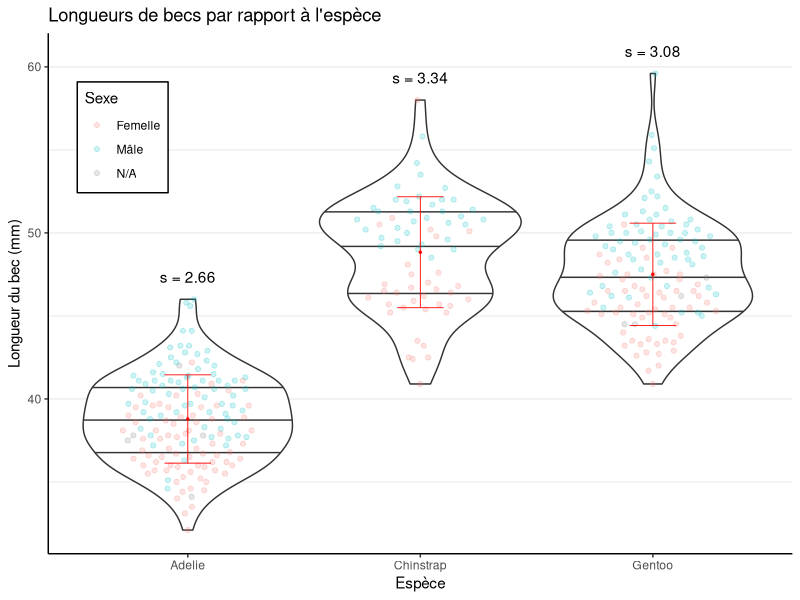
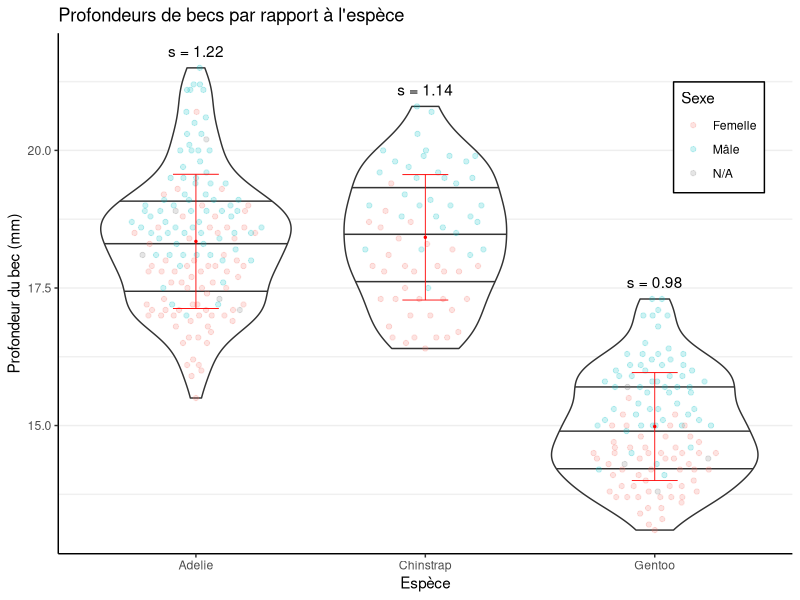
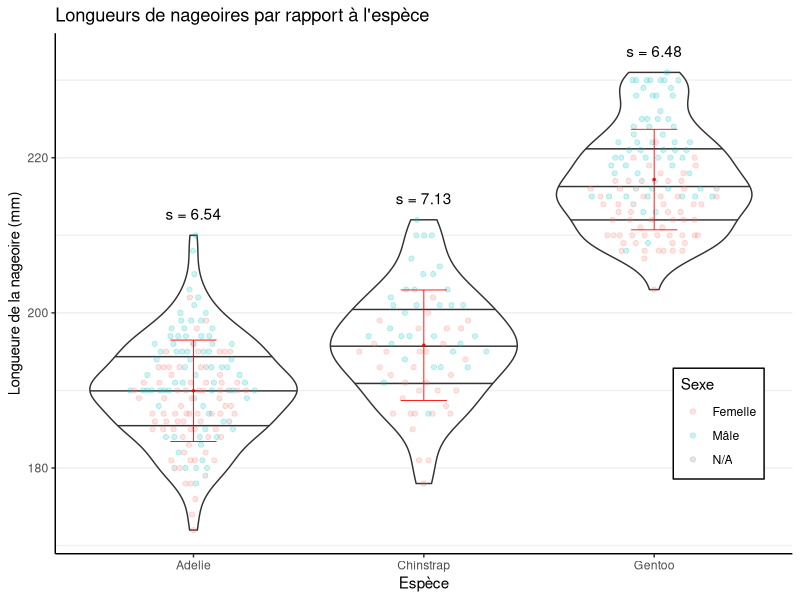
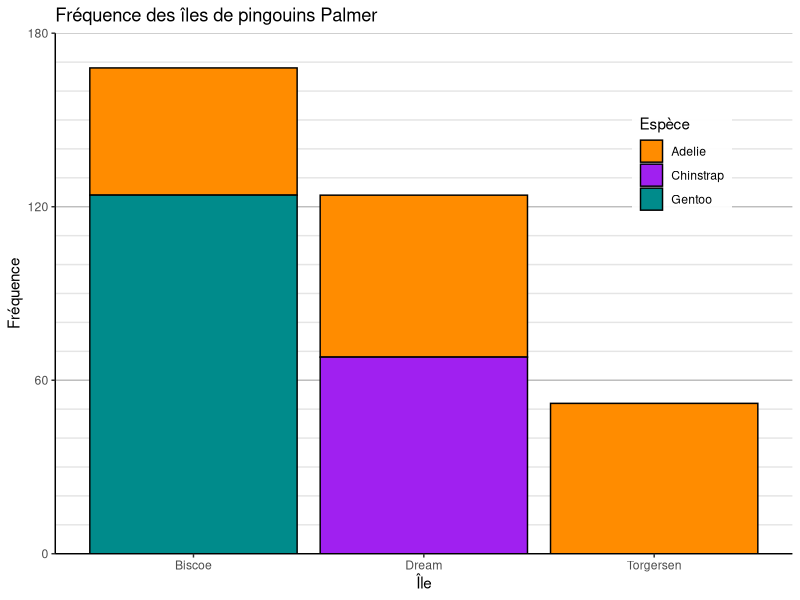
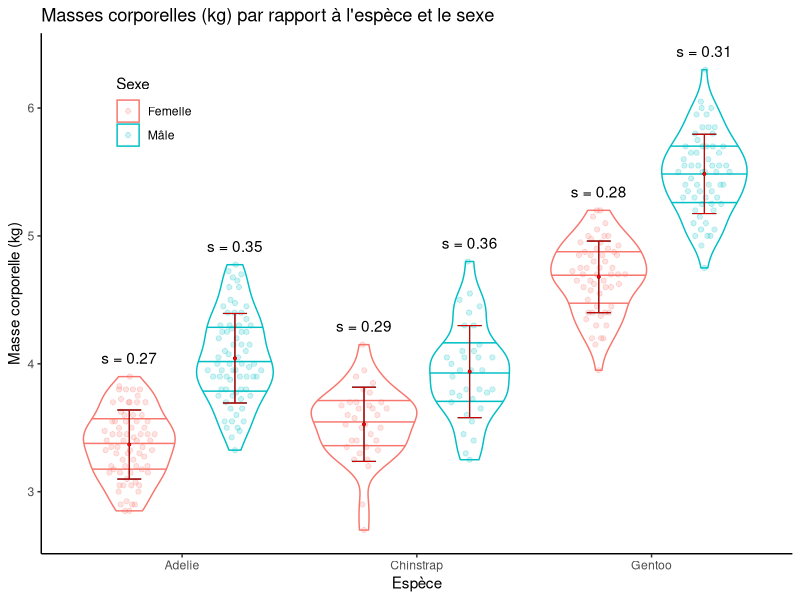
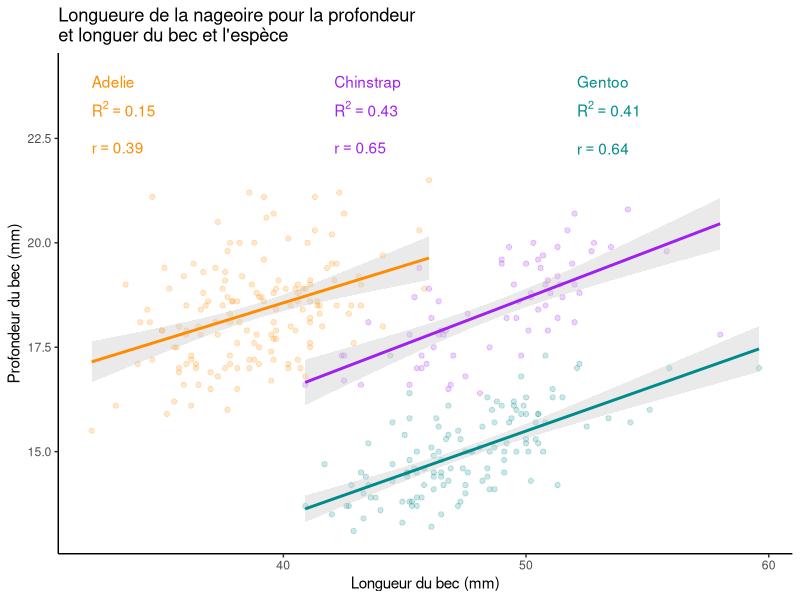
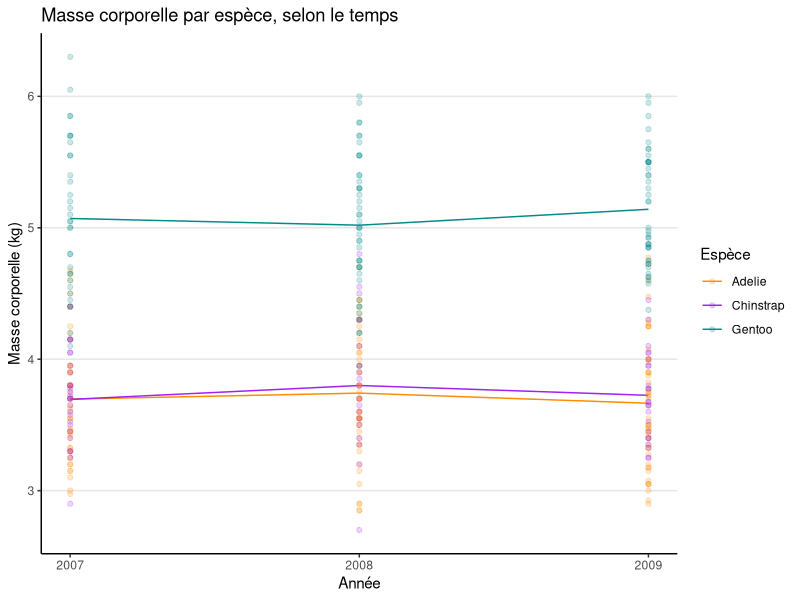
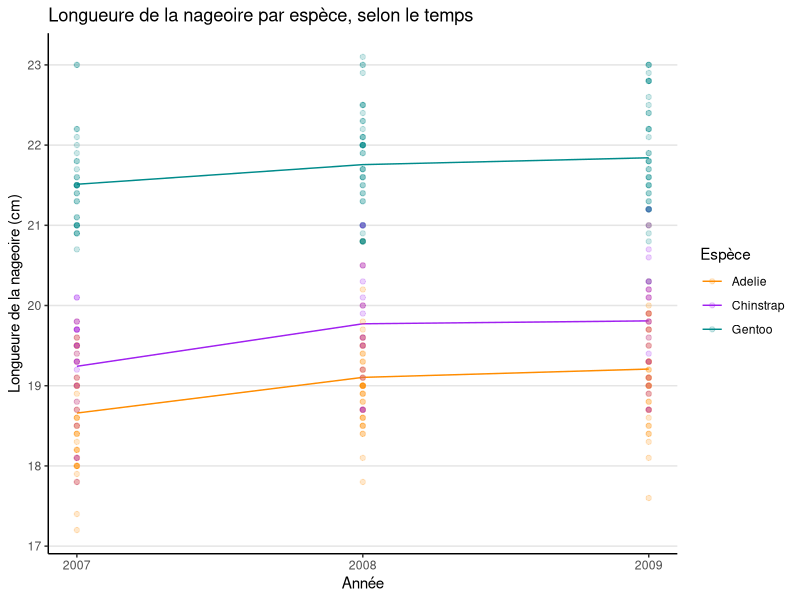

These figures' R source, in order:
## ---- chunk 1
# Préparatipn de librairies et installations variés

# install.packages("palmerpenguins")
# install.packages("tidyverse")
# install.packages("languageserver")
# install.packages("ggbeeswarm")
# install.packages("viridis")
# install.packages("kableExtra")

library(palmerpenguins)
library("tidyverse")
library(ggbeeswarm) # Génère des graphique d'essaim d'abeille
library(viridis) # Couleurs pouvant être mieux perçus
library(knitr) # Tableaux
library(kableExtra)

# citation()
# citation("palmerpenguins")
# citation("tidyverse")
# citation("ggbeeswarm")
## ---- chunk 2
# Assurer l'utilisation des virgules par les sorties

inline_hook_old <- knit_hooks$get("inline")

format_d <- function(x) {
  if (is.numeric(x)) {
    return(str_replace_all(str_replace_all(sprintf("%.2f", x), "[.]", ","), ",00", ""))
  }

  return(x)
}

kable_fr <- function(x) {
  # Alignement selon la type de valeur
  alignment <- ""
  for(i in 1:ncol(x)) {
    if (is.numeric(x[,i])) {
      alignment <- paste(alignment, "r", sep="")
    } else {
      alignment <- paste(alignment, "l", sep="")
    }
  }

  x %>%
    mutate_all(~format_d(.)) %>%
    kable(align=alignment, "pipe")
}

decimal_hook <- function (x) {
  if (is.numeric(x)) {
    # If integer, print without decimal; otherwise print two places
    res <- ifelse(x == round(x),
      sprintf("%d", x),
      str_replace_all(sprintf("%.2f", x), "[.]", ",")
    )
    paste(res, collapse = ", ")
  }

  inline_hook_old(x)
}

knit_hooks$set(inline = decimal_hook)
## ---- chunk 3
# Préparation aesthétique

theme_set(theme_classic())

# Échelle de couleur des pingouins Palmer
penguin_colours <- c("darkorange","purple","cyan4")
names(penguin_colours) <- levels(penguins$species)
penguin_colour_scale <- function(fill = FALSE) {
  if (fill) {
    return (scale_fill_manual(name = "Espèce", values = penguin_colours))
  }

  return (scale_colour_manual(name = "Espèce", values = penguin_colours))
}

# Utilisation d'une graine aléatoire déterminée
set.seed(3142)

## ---- chunk 4
# Fonctions générales

# Mode pour les facteurs
Mode <- function(x) {
  ux <- unique(x)
  return(ux[which.max(tabulate(match(x, ux)))])
}
## ---- chunk 5
penguins_fr <-
  penguins %>%
  mutate(
    body_mass_g = body_mass_g / 1000,
    sex = ifelse(sex == "male", "Mâle", ifelse(sex == "female", "Femelle", sex))
  )

colnames(penguins_fr) <- c("Espèce", "Isle", "Longueur du bec (mm)", "Profondeur du bec (mm)", "Longueure de la nageoire (mm)", "Masse corporelle (kg)", "Sexe", "Année")
## ---- chunk 6
#| label: tbl-nalist
#| exho: FALSE
#| tbl-cap: 'Tous les pingouins, en rangées, ayant au moins une valeur manquante.'
#| out-width: '100%'
#| tbl-align: 'center'

penguins %>%
  filter(
    is.na(species) |
    is.na(island) |
    is.na(bill_length_mm) |
    is.na(bill_depth_mm) |
    is.na(flipper_length_mm) |
    is.na(body_mass_g) |
    is.na(sex) |
    is.na(year)
  ) %>%
  `colnames<-`(gsub(" ", " ", colnames(penguins_fr))) %>%
  kable_fr() %>%
  column_spec(3:6, width = "4.5em")

## ---- chunk 7
#| label: tbl-som-qualquant
#| exho: FALSE
#| tbl-cap: 'Le sommaire partiel des variables qualitatives et \textit{quantitatives}.'
#| out-width: '100%'
#| tbl-align: 'center'

factor_list <-
  penguins_fr %>%
  # select_if(negate(is.numeric)) %>%
  summarise_all(
    list(
      n=~n(),
      na=~sum(is.na(.)),
      mode=~as.character(Mode(.))
    )
  ) %>%
  unlist() %>%
  split(seq(ncol(
    penguins_fr
    # select_if(negate(is.numeric))
  )))

factor_df <- data.frame(
  matrix(unlist(factor_list), nrow=ncol(penguins_fr), byrow=TRUE),
  row.names = colnames(
    penguins_fr
    # select_if(negate(is.numeric))
  )
)

colnames(factor_df) <- c("n", "NA", "Mode")

factor_df %>%
  kable()

## ---- chunk 8
#| label: tab-som-quant
#| exho: FALSE
#| tbl-cap: 'Le sommaire des variables quantitatives.'
#| out-width: '100%'
#| tbl-align: 'center'

# rownames(sommaire) <- colnames(penguins)

numeric_list <-
  penguins_fr %>%
  select_if(is.numeric) %>%
  summarise_all(
    list(
      moyenne=~mean(., na.rm = TRUE),
      min=~min(., na.rm = TRUE),
      q1=~quantile(., 0.25, na.rm = TRUE),
      q2=~median(., na.rm = TRUE),
      q3=~quantile(., 0.75, na.rm = TRUE),
      max=~max(., na.rm = TRUE),
      ecart=~max(., na.rm = TRUE) - min(., na.rm = TRUE)
    )
  ) %>%
  unlist() %>%
  split(seq(ncol(
    penguins_fr %>%
    select_if(is.numeric)
  )))

numeric_df <- data.frame(
  matrix(unlist(numeric_list), nrow=5, byrow=TRUE),
  row.names = colnames(
    penguins_fr %>%
    select_if(is.numeric)
  )
)

colnames(numeric_df) <- c("Moyenne", "Min", "Q1", "Médiane", "Q3", "Max", "Écart")

numeric_df %>%
  kable_fr()

## ---- chunk 9

sifted <-
  penguins %>%
  filter(
    !is.na(bill_length_mm)
  )

dfTab <- sifted %>% group_by(species) %>%
  summarize(
    y = max(bill_length_mm) + 1,
    mean = mean(bill_length_mm),
    sd = round(sd(bill_length_mm), digits = 2)
  )

ggplot(sifted) +
  # Diagrammes
  geom_violin(aes(species, bill_length_mm), staplewidth = 0.5, draw_quantiles = c(0.25, 0.5, 0.75)) +
  geom_quasirandom(aes(species, bill_length_mm, colour = sex), width = 0.3, alpha = 0.2) +

  # Écart type / barres d'érreure
  geom_errorbar(data=dfTab, aes(x=species, y=mean, ymin=mean-sd, ymax=mean+sd), width=.2, linewidth=.3, colour="red") +
  geom_point(data=dfTab, aes(x=species, y=mean), size=0.5, colour="red") +
  # Anotation de l'écart type
  geom_text(data=dfTab,aes(x=species,y=y,parse=FALSE,label=sprintf("s = %.2f", dfTab$sd)),vjust=0) +

  # Thèmes
  theme(
    legend.position = c(0.10, 0.80),
    legend.background = element_rect(colour = "black")
  ) +
  theme(
    panel.grid.major.y = element_line(color = "#00000011"),
    panel.grid.minor.y = element_line(color = "#0000000f"),
  ) +

  # Anotations
  scale_colour_discrete(labels = c("Femelle", "Mâle", "N/A")) +
  labs(
    title = "Longueurs de becs par rapport à l'espèce",
    x = "Espèce",
    y = "Longueur du bec (mm)",
    colour = "Sexe"
  )
## ---- chunk 10

sifted <-
  penguins %>%
  filter(
    !is.na(bill_depth_mm)
  )

dfTab <- sifted %>% group_by(species) %>%
  summarize(
    y = max(bill_depth_mm) + 0.2,
    mean = mean(bill_depth_mm),
    sd = round(sd(bill_depth_mm), digits = 2)
  )

ggplot(sifted) +
  # Diagrammes
  geom_violin(aes(species, bill_depth_mm), staplewidth = 0.5, draw_quantiles = c(0.25, 0.5, 0.75)) +
  geom_quasirandom(aes(species, bill_depth_mm, colour = sex), width = 0.3, alpha = 0.2) +
  
  # Écart type / barres d'érreure
  geom_errorbar(data=dfTab, aes(x=species, y=mean, ymin=mean-sd, ymax=mean+sd), width=.2, linewidth=.3, colour="red") +
  geom_point(data=dfTab, aes(x=species, y=mean), size=0.5, colour="red") +
  # Anotation de l'écart type
  geom_text(data=dfTab,aes(x=species,y=y,parse=FALSE,label=sprintf("s = %.2f", dfTab$sd)),vjust=0) +

  # Thèmes
  theme(
    legend.position = c(0.90, 0.80),
    legend.background = element_rect(colour = "black")
  ) +
  theme(
    panel.grid.major.y = element_line(color = "#00000011"),
    panel.grid.minor.y = element_line(color = "#0000000f"),
  ) +

  # Anotations
  scale_colour_discrete(labels = c("Femelle", "Mâle", "N/A")) +
  labs(
    title = "Profondeurs de becs par rapport à l'espèce",
    x = "Espèce",
    y = "Profondeur du bec (mm)",
    colour = "Sexe"
  )
## ---- chunk 11

sifted <-
  penguins %>%
  filter(
    !is.na(flipper_length_mm)
  )

dfTab <-
  sifted %>%
  group_by(
    species
  ) %>%
  summarize(
    y = max(flipper_length_mm) + 2,
    mean = mean(flipper_length_mm),
    sd = round(sd(flipper_length_mm), digits = 2)
  )

ggplot(sifted) +
  # Diagrammes
  geom_violin(aes(species, flipper_length_mm), staplewidth = 0.5, draw_quantiles = c(0.25, 0.5, 0.75)) +
  geom_quasirandom(aes(species, flipper_length_mm, colour = sex), width = 0.3, alpha = 0.2) +
  
  # Écart type / barres d'érreure
  geom_errorbar(data=dfTab, aes(x=species, y=mean, ymin=mean-sd, ymax=mean+sd), width=.2, linewidth=.3, colour="red") +
  geom_point(data=dfTab, aes(x=species, y=mean), size=0.5, colour="red") +
  # Anotation de l'écart type
  geom_text(data=dfTab,aes(x=species,y=y,parse=FALSE,label=sprintf("s = %.2f", dfTab$sd)),vjust=0) +

  # Thèmes
  theme(
    legend.position = c(0.90, 0.25),
    legend.background = element_rect(colour = "black")
  ) +
  theme(
    panel.grid.major.y = element_line(color = "#00000011"),
    panel.grid.minor.y = element_line(color = "#0000000f"),
  ) +

  # Anotations
  scale_colour_discrete(labels = c("Femelle", "Mâle", "N/A")) +
  labs(
    title = "Longueurs de nageoires par rapport à l'espèce",
    x = "Espèce",
    y = "Longueure de la nageoire (mm)",
    colour = "Sexe"
  )
## ---- chunk 12

sifted <-
 penguins

ggplot(sifted, aes(island)) +
  geom_histogram(stat="count", aes(fill = species), color = "black") +
  
  # Intervales
  scale_y_continuous(
    limits = c(0, 180),
    expand = c(0, 0),
    breaks = seq(from = 0, to = 180, by = 60),
    minor_breaks = seq(from = 0, to = 180, by = 10)
  ) +

  # Thèmes
  theme(
    panel.grid.major.y = element_line(color = "grey"),
    panel.grid.minor.y = element_line(color = "grey90"),
  ) +
  penguin_colour_scale(TRUE) +
  theme(
    legend.position = c(0.85, 0.75),
    legend.background = element_rect(fill = "#ffffffee")
  ) +

  # Renomer tout
  labs(
    title = "Fréquence des îles de pingouins Palmer",
    x = "Île",
    y = "Fréquence",
    fill = "Espèce"
  )
## ---- chunk 13
# Différences entre les fréquences de chaque île, à utiliser en-texte
bis_drea_isle_diff <- sum(penguins$island == "Biscoe") - sum(penguins$island == "Dream")
drea_torg_isle_diff <- sum(penguins$island == "Dream") - sum(penguins$island == "Torgersen")
## ---- chunk 14
# Moyennes des masses de chaque espèce, à utiliser en-texte

sifted <-
  penguins %>%
  mutate(
    body_mass_g = body_mass_g / 1000
  ) %>%
  filter(
    !is.na(body_mass_g) &
    !is.na(sex)
  )

penguin_mass_avgs <-
  sifted %>%
  group_by(
    species
  ) %>%
  summarize(
    mean = mean(body_mass_g)
  ) %>%
  select(
    species,
    mean
  )
## ---- chunk 15

sifted <-
  penguins %>%
  mutate(
    body_mass_g = body_mass_g / 1000
  ) %>%
  filter(
    !is.na(body_mass_g) &
    !is.na(sex)
  )

dfTab <-
  sifted %>%
  group_by(
    species,
    sex
  ) %>%
  summarize(
    y = max(body_mass_g) + 0.1,
    mean = mean(body_mass_g),
    sd = round(sd(body_mass_g), digits = 2)
  )

dodgewidth <- 0.9

ggplot(sifted) +
  # Diagrammes
  geom_violin(aes(x=species, y=body_mass_g, color=sex), position=position_dodge(width=dodgewidth), staplewidth = 0.5, draw_quantiles = c(0.25, 0.5, 0.75)) +
  geom_quasirandom(aes(x=species, y=body_mass_g, colour=sex), dodge.width=dodgewidth, width = 0.12, alpha = 0.2) +

  # Écart type / barres d'érreure
  geom_errorbar(data=dfTab, aes(x=species, group=sex, y=mean, ymin=mean-sd, ymax=mean+sd), position=position_dodge(width=dodgewidth), width=.205, linewidth=.4, colour="black") +
  geom_point(data=dfTab, aes(x=species, group=sex, y=mean), position=position_dodge(width=dodgewidth), size=0.6, colour="black") +

  geom_errorbar(data=dfTab, aes(x=species, group=sex, y=mean, ymin=mean-sd, ymax=mean+sd), position=position_dodge(width=dodgewidth), width=.2, linewidth=.3, colour="red") +
  geom_point(data=dfTab, aes(x=species, group=sex, y=mean), position=position_dodge(width=dodgewidth), size=0.5, colour="red") +

  # Anotation de l'écart type
  geom_text(data=dfTab,aes(x=species, group=sex, y=y, parse=FALSE, label=sprintf("s = %.2f", dfTab$sd)), position=position_dodge(width=dodgewidth), vjust=0) +

  # Thèmes
  theme(legend.position = c(0.15, 0.85)) +

  # Anotations
  scale_colour_discrete(labels = c("Femelle", "Mâle")) +
  labs(
    title = "Masses corporelles (kg) par rapport à l'espèce et le sexe",
    x = "Espèce",
    y = "Masse corporelle (kg)",
    colour = "Sexe"
  )
## ---- chunk 16

sifted <-
  penguins %>%
  mutate(
    flipper_length_mm = flipper_length_mm / 10
  ) %>%
  filter(
    !is.na(bill_length_mm) &
    !is.na(flipper_length_mm)
  )

dfTab <-
  sifted %>%
  group_by(
    species
  ) %>%
  summarize(
    x = min((penguins %>% filter(!is.na(bill_length_mm)))$bill_length_mm) + ifelse(species == "Adelie", 0, ifelse(species == "Chinstrap", 10, 20)),
    y = max(bill_depth_mm) + 0.1,
    r = cor(bill_length_mm, bill_depth_mm),
    r2 = summary(lm(bill_depth_mm ~ bill_length_mm))$r.squared
  ) %>%
  arrange(species) %>%
  filter(row_number()==1)

ggplot(sifted, aes(bill_length_mm, bill_depth_mm)) +
  geom_point(aes(colour = species), alpha = 0.2) +

  geom_smooth(method="lm",aes(color=species),se=TRUE, fill="grey80") +

  geom_text(data=dfTab,aes(color=species, label=species, x=x, y=24),parse=TRUE, hjust=0, vjust=1, show_guide=FALSE) +
  geom_text(data=dfTab,aes(color=species, label=sprintf("R^2 == %.2f", r2), x=x, y=23.4),parse=TRUE, hjust=0, vjust=1, show_guide=FALSE) +
  geom_text(data=dfTab,aes(color=species, label=sprintf("r == %.2f", r), x=x, y=22.4),parse=TRUE, hjust=0, vjust=1, show_guide=FALSE) +

  # Thèmes
  penguin_colour_scale() +
  theme(legend.position = "none") +

  # Renomer tout
  labs(
    title = "Longueure de la nageoire pour la profondeur\net longuer du bec et l'espèce",
    x = "Longueur du bec (mm)",
    y = "Profondeur du bec (mm)",
    colour = "Espèce",
    size = "Longueure de la\nnageoire (cm)"
  )
## ---- chunk 17

sifted <-
  penguins %>%
  filter(
    !is.na(year) &
    !is.na(body_mass_g)
  ) %>%
  mutate(
    body_mass_g = body_mass_g / 1000,
    flipper_length_mm = flipper_length_mm / 10
  )

dfTab <-
  sifted %>%
  group_by(
    species,
    year
  ) %>%
  select(
    year,
    species,
    bill_length_mm,
    bill_depth_mm,
    flipper_length_mm,
    body_mass_g
  ) %>%
  summarize(
    mean = mean(body_mass_g)
  ) %>%
  distinct(species, year, .keep_all=TRUE)

ggplot(sifted, aes(year, body_mass_g)) +
  geom_line(data=dfTab, aes(x=year, colour = species, y=mean)) +
  geom_point(aes(colour = species), alpha=0.2) +

  # Intervales
  scale_x_continuous(
    breaks = seq(from = 2007, to = 2009, by = 1)
  ) +


  # Thèmes
  theme(
    panel.grid.major.y = element_line(color = "grey90"),
  ) +
  penguin_colour_scale() +

  # Renomer tout
  labs(
    title = "Masse corporelle par espèce, selon le temps",
    x = "Année",
    y = "Masse corporelle (kg)",
    colour = "Espèce"
  )
## ---- chunk 18

sifted <-
  penguins %>%
  filter(
    !is.na(year) &
    !is.na(flipper_length_mm)
  ) %>%
  mutate(
    body_mass_g = body_mass_g / 1000,
    flipper_length_mm = flipper_length_mm / 10
  )

dfTab <-
  sifted %>%
  group_by(
    species,
    year
  ) %>%
  select(
    year,
    species,
    bill_length_mm,
    bill_depth_mm,
    flipper_length_mm
  ) %>%
  summarize(
    mean = mean(flipper_length_mm)
  ) %>%
  distinct(species, year, .keep_all=TRUE)

ggplot(sifted, aes(year, flipper_length_mm)) +
  geom_line(data=dfTab, aes(x=year, colour = species, y=mean)) +
  geom_point(aes(colour = species), alpha=0.2) +

  # Intervales
  scale_x_continuous(
    breaks = seq(from = 2007, to = 2009, by = 1)
  ) +


  # Thèmes
  theme(
    panel.grid.major.y = element_line(color = "grey90"),
  ) +
  penguin_colour_scale() +

  # Renomer tout
  labs(
    title = "Longueure de la nageoire par espèce, selon le temps",
    x = "Année",
    y = "Longueure de la nageoire (cm)",
    colour = "Espèce"
  )
## ---- chunk 19

# TODO: Delete

sifted <-
  penguins %>%
  filter(
    !is.na(year) &
    !is.na(body_mass_g)
  )

dfTab <-
  sifted %>%
  group_by(
    species
  ) %>%
  select(
    species,
    bill_length_mm,
    bill_depth_mm,
    flipper_length_mm
  ) %>%
  summarize(
    x = min((penguins %>% filter(!is.na(bill_length_mm)))$bill_length_mm) + ifelse(species == "Adelie", 0, ifelse(species == "Chinstrap", 10, 20)),
    y = max(bill_depth_mm) + 0.1,
    r = cor(bill_length_mm, bill_depth_mm),
    r2 = summary(lm(bill_depth_mm ~ bill_length_mm))$r.squared
  )

ggplot(sifted, aes(year)) +
  geom_line(stat="count", aes(colour = species)) +

  # geom_smooth(data=dfTab,method="lm",aes(color=species, y=sum),se=TRUE, fill="grey80") +

  expand_limits(y=0) +

  # Intervales
  scale_x_continuous(
    breaks = seq(from = 2007, to = 2009, by = 1)
  ) +


  # Thèmes
  theme(
    panel.grid.major.y = element_line(color = "grey90"),
  ) +
  penguin_colour_scale() +

  # Renomer tout
  labs(
    title = "Population par espèce, selon le temps",
    x = "Année",
    y = "Taille de la population",
    colour = "Espèce"
  )
